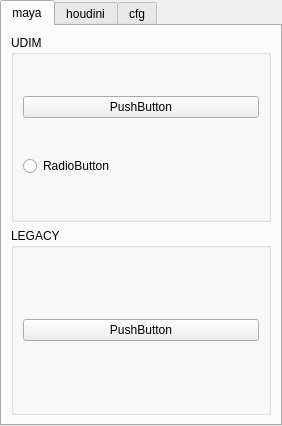
<?xml version="1.0" encoding="UTF-8"?>
<ui version="4.0">
 <class>MK_DCC</class>
 <widget class="QMainWindow" name="MK_DCC">
  <property name="geometry">
   <rect>
    <x>0</x>
    <y>0</y>
    <width>282</width>
    <height>426</height>
   </rect>
  </property>
  <property name="windowTitle">
   <string>miniTools3</string>
  </property>
  <widget class="QWidget" name="centralwidget">
   <layout class="QVBoxLayout" name="verticalLayout">
    <property name="margin">
     <number>0</number>
    </property>
    <item>
     <widget class="QTabWidget" name="tabWidget">
      <property name="currentIndex">
       <number>0</number>
      </property>
      <widget class="QWidget" name="maya_tab">
       <attribute name="title">
        <string>maya</string>
       </attribute>
       <layout class="QVBoxLayout" name="verticalLayout_7">
        <item>
         <widget class="QGroupBox" name="groupBox_4">
          <property name="title">
           <string>UDIM</string>
          </property>
          <layout class="QVBoxLayout" name="verticalLayout_9">
           <item>
            <widget class="QPushButton" name="pushButton_2">
             <property name="text">
              <string>PushButton</string>
             </property>
            </widget>
           </item>
           <item>
            <widget class="QRadioButton" name="radioButton">
             <property name="text">
              <string>RadioButton</string>
             </property>
            </widget>
           </item>
          </layout>
         </widget>
        </item>
        <item>
         <widget class="QGroupBox" name="groupBox_3">
          <property name="title">
           <string>LEGACY</string>
          </property>
          <layout class="QVBoxLayout" name="verticalLayout_8">
           <item>
            <widget class="QPushButton" name="pushButton">
             <property name="text">
              <string>PushButton</string>
             </property>
            </widget>
           </item>
          </layout>
         </widget>
        </item>
       </layout>
      </widget>
      <widget class="QWidget" name="houdini_tab">
       <attribute name="title">
        <string>houdini</string>
       </attribute>
       <layout class="QVBoxLayout" name="verticalLayout_3">
        <item>
         <widget class="QGroupBox" name="groupBox">
          <property name="title">
           <string>SOLARIS</string>
          </property>
          <layout class="QVBoxLayout" name="verticalLayout_5">
           <item>
            <widget class="QLineEdit" name="lineEdit">
             <property name="text">
              <string>LineEdit</string>
             </property>
            </widget>
           </item>
          </layout>
         </widget>
        </item>
        <item>
         <widget class="QGroupBox" name="groupBox_2">
          <property name="title">
           <string>PDG</string>
          </property>
          <layout class="QVBoxLayout" name="verticalLayout_6">
           <item>
            <widget class="QSpinBox" name="spinBox">
             <property name="prefix">
              <string>$ </string>
             </property>
            </widget>
           </item>
          </layout>
         </widget>
        </item>
       </layout>
      </widget>
      <widget class="QWidget" name="cfg_tab">
       <attribute name="title">
        <string>cfg</string>
       </attribute>
       <layout class="QVBoxLayout" name="verticalLayout_4">
        <item>
         <widget class="QGroupBox" name="themes_grpBox">
          <property name="title">
           <string>THEMES</string>
          </property>
          <layout class="QVBoxLayout" name="verticalLayout_2">
           <item>
            <widget class="QComboBox" name="theme_comboBox">
             <property name="currentIndex">
              <number>0</number>
             </property>
             <item>
              <property name="text">
               <string>Default</string>
              </property>
             </item>
             <item>
              <property name="text">
               <string>Aqua</string>
              </property>
             </item>
             <item>
              <property name="text">
               <string>Console</string>
              </property>
             </item>
             <item>
              <property name="text">
               <string>Ubuntu</string>
              </property>
             </item>
            </widget>
           </item>
          </layout>
         </widget>
        </item>
        <item>
         <widget class="QGroupBox" name="misc_grpBox">
          <property name="title">
           <string>MISC.</string>
          </property>
         </widget>
        </item>
       </layout>
      </widget>
     </widget>
    </item>
   </layout>
  </widget>
 </widget>
 <resources/>
 <connections/>
</ui>
